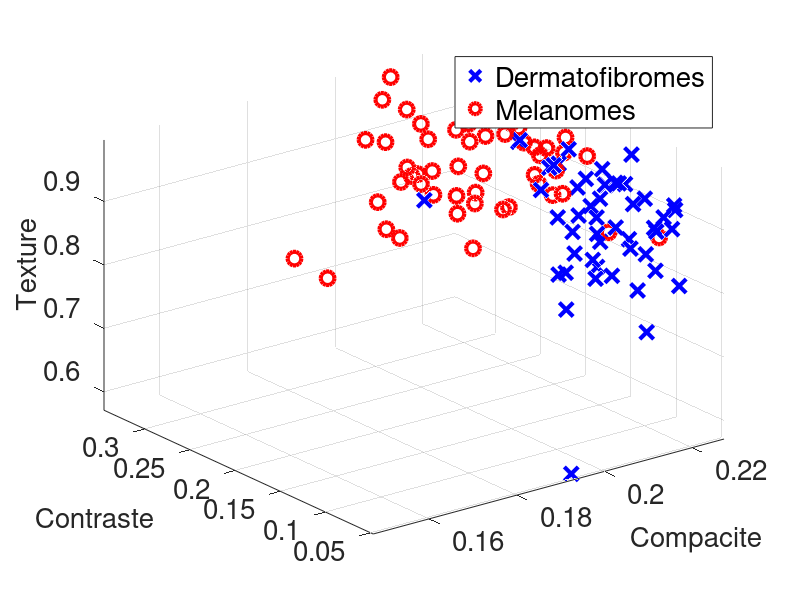

The MATLAB source for this figure: (Note: this script raises an error after producing the figure.)
clear;
close all;
clc;

% Parametres pour l'affichage des donnees :
taille_ecran = get(0,'ScreenSize');
L = taille_ecran(3);
H = taille_ecran(4);

load donnees_train_3caracteristiques;

% Donnees non filtrees :
X = X_train;
Y = Y_train;

% Parametres d'affichage :
pas = 0.002;
marge = 0.005;
valeurs_carac_1 = min(min(X(:,1)))-marge:pas:max(max(X(:,1)))+marge;
valeurs_carac_2 = min(min(X(:,2)))-marge:pas:max(max(X(:,2)))+marge;
valeurs_carac_3 = min(min(X(:,3)))-marge:pas:max(max(X(:,3)))+marge;
limites_affichage = [valeurs_carac_1(1) valeurs_carac_1(end) ...
                     valeurs_carac_2(1) valeurs_carac_2(end) ...
                     valeurs_carac_3(1) valeurs_carac_3(end)];
nom_carac_1 = 'Compacite';
nom_carac_2 = 'Contraste';
nom_carac_3 = 'Texture';

% Affichage des données en 3D
figure('Name','Representation des images par des points 2D','Position',[0.2*L,0.1*H,0.6*L,0.7*H]);
plot3(X(Y==-1,1),X(Y==-1,2),X(Y==-1,3),'bx','MarkerSize',10,'LineWidth',3);
hold on;
plot3(X(Y==1,1),X(Y==1,2),X(Y==1,3),'ro','MarkerSize',10,'LineWidth',3);
set(gca,'FontSize',20);
xlabel(nom_carac_1,'FontSize',20);
ylabel(nom_carac_2,'FontSize',20);
zlabel(nom_carac_3,'FontSize',20);
axis(limites_affichage);
legend('Dermatofibromes','Melanomes','FontSize',20);
grid

% Estimation du SVM avec noyau gaussien :
lambda = 150;
sigma = 0.095;
[X_VS,Y_VS,Alpha_VS,c,code_retour] = SVM_3_souple(X,Y,sigma,lambda);

% Si l'optimisation n'a pas converge :
if code_retour ~= 1
	return;
end

% Regle de decision du SVM :
nb_1 = length(valeurs_carac_1);
nb_2 = length(valeurs_carac_2);
nb_3 = length(valeurs_carac_3);
SVM_predict = zeros(nb_3,nb_2,nb_1);
for i = 1:nb_1
	for j = 1:nb_2
        for k = 1:nb_3
		    x_ijk = [valeurs_carac_1(i) ; valeurs_carac_2(j) ; valeurs_carac_3(k)];
		    SVM_predict(k,j,i) = sign(exp(-sum((X_VS-x_ijk').^2,2)/(2*sigma^2))'*diag(Y_VS)*Alpha_VS-c);
        end
	end
end

% % Affichage des classes predites par le SVM :
% figure('Name','Classification par SVM avec noyau gaussien','Position',[0.2*L,0.1*H,0.6*L,0.7*H]);
% surface(valeurs_carac_1,valeurs_carac_2,valeurs_carac_3,SVM_predict,'EdgeColor','none');
% carte_couleurs = [.65 .65 .85 ; .85 .65 .65 ; .65 .85 .65];
% colormap(carte_couleurs);
% xlabel(nom_carac_1,'FontSize',30);
% ylabel(nom_carac_2,'FontSize',30);
% zlabel(nom_carac_3,'FontSize',30);
% set(gca,'FontSize',20);
% axis(limites_affichage);
% hold on;
% 
% % Affichage des points de l'ensemble d'apprentissage :
% nb_carac = size(X,3);
% ind_moins_1 = Y==-1;
% ind_plus_1 = Y==1;
% plot3(X(ind_moins_1,1),X(ind_moins_1,2),X(ind_moins_1,3),(nb_carac+1)*ones(sum(ind_moins_1),1),...
% 	  'bx','MarkerSize',10,'LineWidth',3);
% plot3(X(ind_plus_1,1),X(ind_plus_1,2),X(ind_plus_1,3),(nb_carac+1)*ones(sum(ind_plus_1),1),...
% 	  'ro','MarkerSize',10,'LineWidth',3);
% 
% % Les vecteurs de support sont entoures en noir :
% plot3(X_VS(:,1),X_VS(:,2),X_VS(:,3),(nb_carac+1)*ones(size(X_VS,1)),'ko','MarkerSize',20,'LineWidth',3);	

% Pourcentage de bonnes classifications des donnees de test :
load donnees_test_3caracteristiques;
nb_donnees_test = size(X_test,1);
nb_classif_OK = 0;
for i = 1:nb_donnees_test
	x_i = X_test(i,:);
	prediction = sign(exp(-sum((X_VS-x_i).^2,2)/(2*sigma^2))'*diag(Y_VS)*Alpha_VS-c);
	if prediction==Y_test(i)
		nb_classif_OK = nb_classif_OK+1;
	end
end
fprintf('Pourcentage de bonnes classifications des donnes de test : %.1f %%\n',double(nb_classif_OK/nb_donnees_test*100));